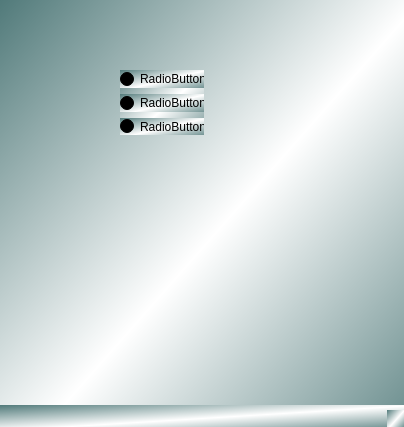
<?xml version="1.0" encoding="UTF-8"?>
<ui version="4.0">
 <class>MainWindow</class>
 <widget class="QMainWindow" name="MainWindow">
  <property name="geometry">
   <rect>
    <x>0</x>
    <y>0</y>
    <width>404</width>
    <height>427</height>
   </rect>
  </property>
  <property name="minimumSize">
   <size>
    <width>404</width>
    <height>427</height>
   </size>
  </property>
  <property name="maximumSize">
   <size>
    <width>404</width>
    <height>427</height>
   </size>
  </property>
  <property name="windowTitle">
   <string>MainWindow</string>
  </property>
  <property name="styleSheet">
   <string notr="true">background-color:qlineargradient(spread:reflect, x1:0, y1:0, x2:0.585, y2:0.517045, stop:0 rgba(81, 122, 122, 255), stop:1 rgba(255, 255, 255, 255));</string>
  </property>
  <widget class="QWidget" name="centralwidget">
   <widget class="QWidget" name="">
    <property name="geometry">
     <rect>
      <x>120</x>
      <y>70</y>
      <width>84</width>
      <height>65</height>
     </rect>
    </property>
    <layout class="QVBoxLayout" name="verticalLayout">
     <item>
      <widget class="QRadioButton" name="radioButton">
       <property name="text">
        <string>RadioButton</string>
       </property>
      </widget>
     </item>
     <item>
      <widget class="QRadioButton" name="radioButton_3">
       <property name="text">
        <string>RadioButton</string>
       </property>
      </widget>
     </item>
     <item>
      <widget class="QRadioButton" name="radioButton_2">
       <property name="text">
        <string>RadioButton</string>
       </property>
      </widget>
     </item>
    </layout>
   </widget>
  </widget>
  <widget class="QStatusBar" name="statusbar"/>
 </widget>
 <resources/>
 <connections/>
</ui>
